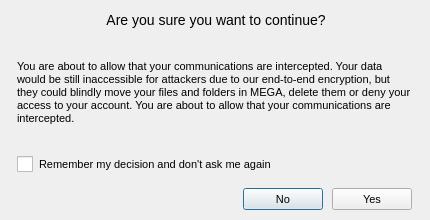
<?xml version="1.0" encoding="UTF-8"?>
<ui version="4.0">
 <class>ConfirmSSLexception</class>
 <widget class="QDialog" name="ConfirmSSLexception">
  <property name="geometry">
   <rect>
    <x>0</x>
    <y>0</y>
    <width>430</width>
    <height>220</height>
   </rect>
  </property>
  <property name="minimumSize">
   <size>
    <width>430</width>
    <height>220</height>
   </size>
  </property>
  <property name="maximumSize">
   <size>
    <width>430</width>
    <height>240</height>
   </size>
  </property>
  <property name="windowTitle">
   <string>Warning</string>
  </property>
  <property name="styleSheet">
   <string notr="true">QWidget
{
font-size: 11px;
}

#lConfirmation
{
font-size: 14px;
}

QCheckBox::indicator {
     width: 16px;
     height: 16px;
 }

QPushButton
{
    min-height: 14px;
	height: 14px;
}

</string>
  </property>
  <layout class="QVBoxLayout" name="verticalLayout" stretch="0,1,0,0">
   <property name="spacing">
    <number>12</number>
   </property>
   <property name="leftMargin">
    <number>17</number>
   </property>
   <property name="topMargin">
    <number>12</number>
   </property>
   <property name="rightMargin">
    <number>18</number>
   </property>
   <property name="bottomMargin">
    <number>6</number>
   </property>
   <item>
    <widget class="QLabel" name="lConfirmation">
     <property name="minimumSize">
      <size>
       <width>0</width>
       <height>0</height>
      </size>
     </property>
     <property name="maximumSize">
      <size>
       <width>16777215</width>
       <height>16777215</height>
      </size>
     </property>
     <property name="text">
      <string> Are you sure you want to continue?</string>
     </property>
     <property name="alignment">
      <set>Qt::AlignCenter</set>
     </property>
     <property name="wordWrap">
      <bool>true</bool>
     </property>
    </widget>
   </item>
   <item>
    <widget class="QLabel" name="lDescSLLproblem">
     <property name="minimumSize">
      <size>
       <width>0</width>
       <height>0</height>
      </size>
     </property>
     <property name="maximumSize">
      <size>
       <width>16777215</width>
       <height>16777215</height>
      </size>
     </property>
     <property name="styleSheet">
      <string notr="true">padding-top: -10px;</string>
     </property>
     <property name="text">
      <string>You are about to allow that your communications are intercepted. Your data would be still inaccessible for attackers due to our end-to-end encryption, but they could blindly move your files and folders in MEGA, delete them or deny your access to your account. You are about to allow that your communications are intercepted.</string>
     </property>
     <property name="wordWrap">
      <bool>true</bool>
     </property>
    </widget>
   </item>
   <item>
    <widget class="QCheckBox" name="cRemember">
     <property name="sizePolicy">
      <sizepolicy hsizetype="Minimum" vsizetype="Preferred">
       <horstretch>0</horstretch>
       <verstretch>0</verstretch>
      </sizepolicy>
     </property>
     <property name="text">
      <string>Remember my decision and don't ask me again</string>
     </property>
    </widget>
   </item>
   <item>
    <widget class="QWidget" name="wButtons" native="true">
     <property name="minimumSize">
      <size>
       <width>0</width>
       <height>30</height>
      </size>
     </property>
     <property name="maximumSize">
      <size>
       <width>16777215</width>
       <height>30</height>
      </size>
     </property>
     <layout class="QHBoxLayout" name="horizontalLayout">
      <property name="spacing">
       <number>9</number>
      </property>
      <property name="leftMargin">
       <number>0</number>
      </property>
      <property name="topMargin">
       <number>0</number>
      </property>
      <property name="rightMargin">
       <number>0</number>
      </property>
      <property name="bottomMargin">
       <number>0</number>
      </property>
      <item>
       <spacer name="horizontalSpacer">
        <property name="orientation">
         <enum>Qt::Horizontal</enum>
        </property>
        <property name="sizeHint" stdset="0">
         <size>
          <width>234</width>
          <height>20</height>
         </size>
        </property>
       </spacer>
      </item>
      <item>
       <widget class="QPushButton" name="bCancel">
        <property name="text">
         <string>No</string>
        </property>
       </widget>
      </item>
      <item>
       <widget class="QPushButton" name="bOK">
        <property name="text">
         <string>Yes</string>
        </property>
       </widget>
      </item>
     </layout>
    </widget>
   </item>
  </layout>
 </widget>
 <resources/>
 <connections>
  <connection>
   <sender>bOK</sender>
   <signal>clicked()</signal>
   <receiver>ConfirmSSLexception</receiver>
   <slot>accept()</slot>
   <hints>
    <hint type="sourcelabel">
     <x>380</x>
     <y>140</y>
    </hint>
    <hint type="destinationlabel">
     <x>214</x>
     <y>79</y>
    </hint>
   </hints>
  </connection>
  <connection>
   <sender>bCancel</sender>
   <signal>clicked()</signal>
   <receiver>ConfirmSSLexception</receiver>
   <slot>reject()</slot>
   <hints>
    <hint type="sourcelabel">
     <x>297</x>
     <y>140</y>
    </hint>
    <hint type="destinationlabel">
     <x>214</x>
     <y>79</y>
    </hint>
   </hints>
  </connection>
 </connections>
</ui>
